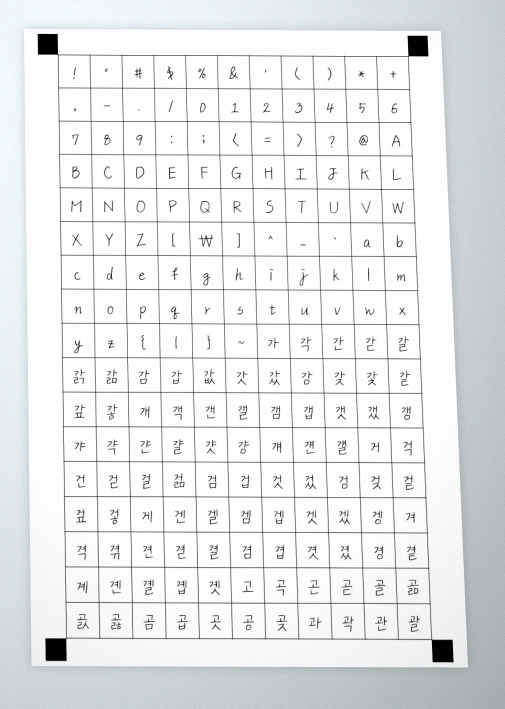
#> input picture samples/input/page01.jpg, 1009 x 1417 px (shown at 1/2 size); its folder holds only this picture in this run
$ python page_preprocess.py
#> lines starting #> are read from the running program, lines starting #| are printed output that depends on the picture; after the words box and inside, x2 and y2 are one past the last pixel; in counts of white or black regions, pixels touching at a corner belong together
from concurrent.futures import ThreadPoolExecutor, as_completed
from pathlib import Path

import cv2
import numpy as np


INPUT_DIR = Path("samples/input")
WARPED_DIR = Path("outputs/warped")
DEBUG_DIR = Path("outputs/debug")
REPORT_PATH = Path("outputs/preprocess_report.txt")
WARPED_SIZE = (4960, 7016)
MARKER_DETECTION_MAX_DIMENSION = 1800
PNG_COMPRESSION = 1

IMAGE_EXTENSIONS = {".jpg", ".jpeg", ".png", ".bmp", ".tif", ".tiff"}


def list_input_images(input_dir=INPUT_DIR):
    input_path = Path(input_dir)
    if not input_path.exists():
        return []

    return sorted(
        path
        for path in input_path.iterdir()
        if path.is_file() and path.suffix.lower() in IMAGE_EXTENSIONS
    )


def order_markers(points):
    pts = np.array(points, dtype=np.float32)
    sums = pts.sum(axis=1)
    diffs = np.diff(pts, axis=1).reshape(-1)

    return np.array(
        [
            pts[np.argmin(sums)],
            pts[np.argmin(diffs)],
            pts[np.argmax(sums)],
            pts[np.argmax(diffs)],
        ],
        dtype=np.float32,
    )


def resize_for_marker_detection(image):
    height, width = image.shape[:2]
    largest_dimension = max(width, height)
    if largest_dimension <= MARKER_DETECTION_MAX_DIMENSION:
        return image, 1.0

    scale = MARKER_DETECTION_MAX_DIMENSION / largest_dimension
    resized = cv2.resize(
        image,
        (int(round(width * scale)), int(round(height * scale))),
        interpolation=cv2.INTER_AREA,
    )
    return resized, scale


def find_marker_candidates(image):
    height, width = image.shape[:2]
    gray = cv2.cvtColor(image, cv2.COLOR_BGR2GRAY)
    blurred = cv2.GaussianBlur(gray, (5, 5), 0)
    _, binary = cv2.threshold(blurred, 140, 255, cv2.THRESH_BINARY_INV)

    kernel = cv2.getStructuringElement(cv2.MORPH_RECT, (5, 5))
    binary = cv2.morphologyEx(binary, cv2.MORPH_OPEN, kernel)
    contours, _ = cv2.findContours(binary, cv2.RETR_EXTERNAL, cv2.CHAIN_APPROX_SIMPLE)

    image_area = width * height
    min_area = image_area * 0.00015
    max_area = image_area * 0.04
    candidates = []

    for contour in contours:
        area = cv2.contourArea(contour)
        if area < min_area or area > max_area:
            continue

        x, y, w, h = cv2.boundingRect(contour)
        if w == 0 or h == 0:
            continue

        aspect = w / h
        fill_ratio = area / (w * h)
        if not 0.45 <= aspect <= 2.2:
            continue
        if fill_ratio < 0.45:
            continue

        candidates.append(
            {
                "center": np.array([x + w / 2, y + h / 2], dtype=np.float32),
                "bbox": (x, y, w, h),
                "area": area,
            }
        )

    return candidates


def detect_markers(image):
    height, width = image.shape[:2]
    detection_image, scale = resize_for_marker_detection(image)
    candidates = find_marker_candidates(detection_image)

    if scale != 1.0:
        inverse_scale = 1.0 / scale
        for candidate in candidates:
            candidate["center"] = candidate["center"] * inverse_scale
            x, y, w, h = candidate["bbox"]
            candidate["bbox"] = (
                int(round(x * inverse_scale)),
                int(round(y * inverse_scale)),
                int(round(w * inverse_scale)),
                int(round(h * inverse_scale)),
            )
            candidate["area"] = candidate["area"] * inverse_scale * inverse_scale

    if len(candidates) < 4:
        raise ValueError(f"expected 4 markers, found {len(candidates)} candidates")

    corners = [
        np.array([0, 0], dtype=np.float32),
        np.array([width, 0], dtype=np.float32),
        np.array([width, height], dtype=np.float32),
        np.array([0, height], dtype=np.float32),
    ]

    selected = []
    used = set()
    for corner in corners:
        best_index = None
        best_distance = None
        for index, candidate in enumerate(candidates):
            if index in used:
                continue

            distance = np.linalg.norm(candidate["center"] - corner)
            if best_distance is None or distance < best_distance:
                best_index = index
                best_distance = distance

        used.add(best_index)
        selected.append(candidates[best_index])

    return order_markers([candidate["center"] for candidate in selected]), candidates


def warp_page(image, ordered_markers):
    destination = np.array(
        [
            [0, 0],
            [WARPED_SIZE[0] - 1, 0],
            [WARPED_SIZE[0] - 1, WARPED_SIZE[1] - 1],
            [0, WARPED_SIZE[1] - 1],
        ],
        dtype=np.float32,
    )

    matrix = cv2.getPerspectiveTransform(ordered_markers, destination)
    return cv2.warpPerspective(image, matrix, WARPED_SIZE, flags=cv2.INTER_CUBIC)


# [24 lines left out: function draw_debug_image, not called in this run]


def preprocess_image(image_path, save_debug=False):
    image = cv2.imread(str(image_path))
    if image is None:
        raise ValueError(f"failed to read image: {image_path}")

    ordered_markers, candidates = detect_markers(image)
    gray = cv2.cvtColor(image, cv2.COLOR_BGR2GRAY)
    warped_gray = warp_page(gray, ordered_markers)

    WARPED_DIR.mkdir(parents=True, exist_ok=True)

    warped_path = WARPED_DIR / f"{image_path.stem}.png"

    if not cv2.imwrite(
        str(warped_path),
        warped_gray,
        [cv2.IMWRITE_PNG_COMPRESSION, PNG_COMPRESSION],
    ):
        raise ValueError(f"failed to write warped image: {warped_path}")

    debug_text = "debug=skipped"
    if save_debug:
        DEBUG_DIR.mkdir(parents=True, exist_ok=True)
        debug = draw_debug_image(image, ordered_markers, candidates)
        debug_path = DEBUG_DIR / f"{image_path.stem}_markers.jpg"
        if not cv2.imwrite(str(debug_path), debug):
            raise ValueError(f"failed to write debug image: {debug_path}")
        debug_text = f"debug={debug_path}"

    marker_text = ", ".join(
        f"({int(round(point[0]))},{int(round(point[1]))})" for point in ordered_markers
    )
    return (
        f"OK {image_path.name}: markers={marker_text} warped={warped_path} {debug_text}",
        {
            "name": image_path.stem,
            "path": warped_path,
            "image": warped_gray,
        },
    )


def preprocess_image_task(index_and_path, save_debug=False):
    index, image_path = index_and_path
    try:
        line, warped_record = preprocess_image(image_path, save_debug=save_debug)
        return index, True, line, warped_record
    except Exception as exc:
        line = f"FAIL {image_path.name}: {type(exc).__name__}: {exc}"
        return index, False, line, None


def run_preprocess(input_dir=INPUT_DIR, save_debug=False, workers=None):
    image_paths = list_input_images(input_dir)
    REPORT_PATH.parent.mkdir(parents=True, exist_ok=True)

    if not image_paths:
        report = "No input images found. Skipped preprocessing.\n"
        REPORT_PATH.write_text(report, encoding="utf-8")
        print(report, end="")
        return True, []

    worker_count = max(1, int(workers)) if workers else 1
    worker_count = min(worker_count, len(image_paths))
    lines = [
        "handwrite2350 page preprocess report",
        "=" * 40,
        f"worker count: {worker_count}",
    ]
    success = True
    warped_records = []
    results = [None] * len(image_paths)

    if worker_count == 1:
        for item in enumerate(image_paths):
            index, ok, line, warped_record = preprocess_image_task(
                item,
                save_debug=save_debug,
            )
#> in preprocess_image, image is the input picture: shape (1417, 1009, 3); mean B, G, R 234.7, 234, 232.5
#> in detect_markers, `detection_image, scale = resize_for_marker_detection(image)`: scale = 1
#> in find_marker_candidates, `_, binary = cv2.threshold(blurred, 140, 255, cv2.THRESH_BINARY_INV)`:
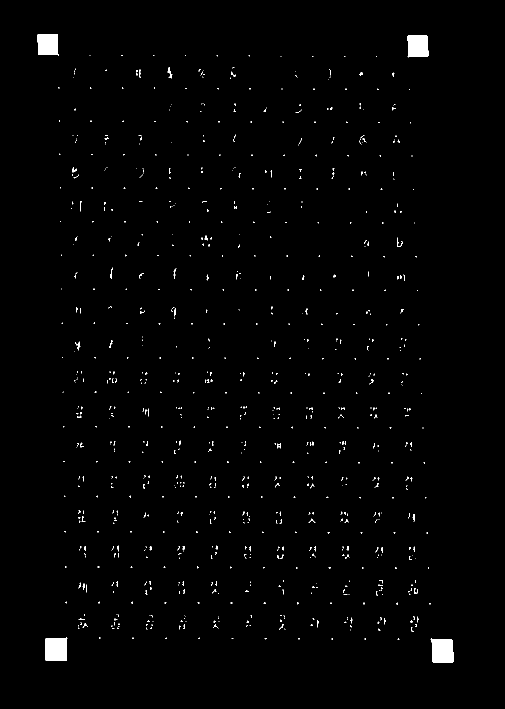
#> binary: shape (1417, 1009) (shown at 1/2 size); 1% white; 849 white regions (770 under 20 px), largest, box (x1, y1, x2, y2) and area: (861, 1277, 907, 1325) 1945, (91, 1275, 135, 1322) 1897, (815, 71, 857, 115) 1694
#> in find_marker_candidates, `binary = cv2.morphologyEx(binary, cv2.MORPH_OPEN, kernel)`:
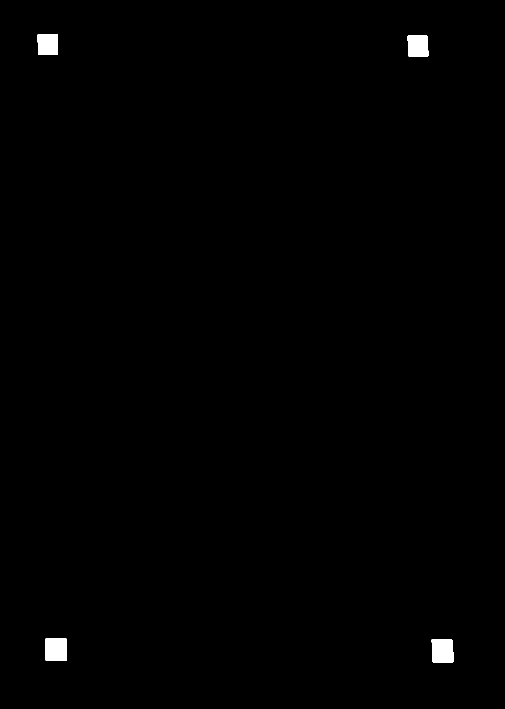
#> binary: shape (1417, 1009) (shown at 1/2 size); 0.5% white; 4 white regions
#> in find_marker_candidates, `contours, _ = cv2.findContours(binary, cv2.RETR_EXTERNAL, cv2.CHAIN_AP..`: contours = 4 contours; box (x1, y1, x2, y2) and area: (863, 1279, 907, 1325) 1852, (91, 1277, 133, 1322) 1804, (815, 71, 857, 113) 1608, (75, 68, 116, 109) 1574
#> the loop in find_marker_candidates, `for contour in contours:` made 4 passes
#> (area, x, y, w, h, aspect, fill_ratio) on passes 1 to 4: (1852.5, 863, 1279, 44, 46, 0.957, 0.915), (1803.5, 91, 1277, 42, 45, 0.933, 0.954), (1608.5, 815, 71, 42, 42, 1, 0.912), (1574.5, 75, 68, 41, 41, 1, 0.937)
#> after the loop in find_marker_candidates, `for contour in contours:`: candidates = 4 items
#> in detect_markers, `corners = [ np.array([0, 0], dtype=np.float32), np.array([width, 0], d..`: corners = [[0, 0], [1009, 0], [1009, 1417], [0, 1417]]
#> the loop in detect_markers, `for corner in corners:` made 4 passes
#> after the loop in detect_markers, `for corner in corners:`: selected = 4 items
#> in order_markers, `pts = np.array(points, dtype=np.float32)`: pts = [[95.5, 88.5], [836, 92], [885, 1302], [112, 1299.5]]
#> in order_markers, `sums = pts.sum(axis=1)`: sums = [184, 928, 2187, 1411.5]
#> in order_markers, `diffs = np.diff(pts, axis=1).reshape(-1)`: diffs = [-7, -744, 417, 1187.5]
#> in preprocess_image, `ordered_markers, candidates = detect_markers(image)`: ordered_markers has the same summary as pts in order_markers; candidates = 4 items
#> in warp_page, `destination = np.array( [ [0, 0], [WARPED_SIZE[0] - 1, 0], [WARPED_SIZ..`: destination = [[0, 0], [4959, 0], [4959, 7015], [0, 7015]]
#> in warp_page, `matrix = cv2.getPerspectiveTransform(ordered_markers, destination)`: matrix = [[6.71, -0.0914, -632.9], [-0.0287, 6.07, -534.1], [-1.41e-06, 3.64e-05, 1]]
#> in warp_page, `return cv2.warpPerspective(image, matrix, WARPED_SIZE, flags=cv2.INTER..`:
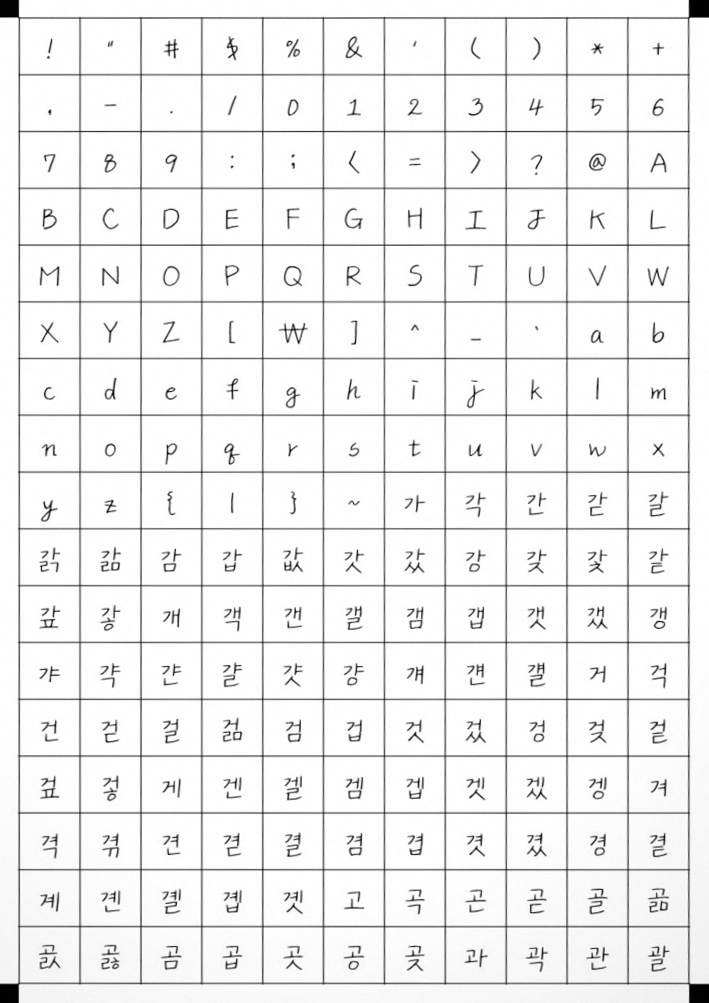
#> returned value: shape (7016, 4960) (shown at 1/7 size); min 0, max 255, mean 240.4
#> in preprocess_image_task, `line, warped_record = preprocess_image(image_path, save_debug=save_deb..`: warped_record = 3 items
#> index = 0; ok = True; warped_record = 3 items
            results[index] = (ok, line, warped_record)
    else:
        with ThreadPoolExecutor(max_workers=worker_count) as executor:
            futures = [
                executor.submit(preprocess_image_task, item, save_debug)
                for item in enumerate(image_paths)
            ]
            for future in as_completed(futures):
                index, ok, line, warped_record = future.result()
                results[index] = (ok, line, warped_record)

    for ok, line, warped_record in results:
        success = success and ok
        lines.append(line)
        if warped_record is not None:
            warped_records.append(warped_record)
#> this loop made 1 pass
#> after the loop, lines = 4 items; warped_records = 1 item

    report = "\n".join(lines) + "\n"
    REPORT_PATH.write_text(report, encoding="utf-8")
    print(report, end="")
#| handwrite2350 page preprocess report
#| ========================================
#| worker count: 1
#| OK page01.jpg: markers=(96,88), (836,92), (885,1302), (112,1300) warped=outputs/warped/page01.png debug=skipped
    return success, warped_records


if __name__ == "__main__":
    ok, _ = run_preprocess()
#> ok = True
    raise SystemExit(0 if ok else 1)
#> (the program exits here)

$ run again, on samples/input/page05.jpg
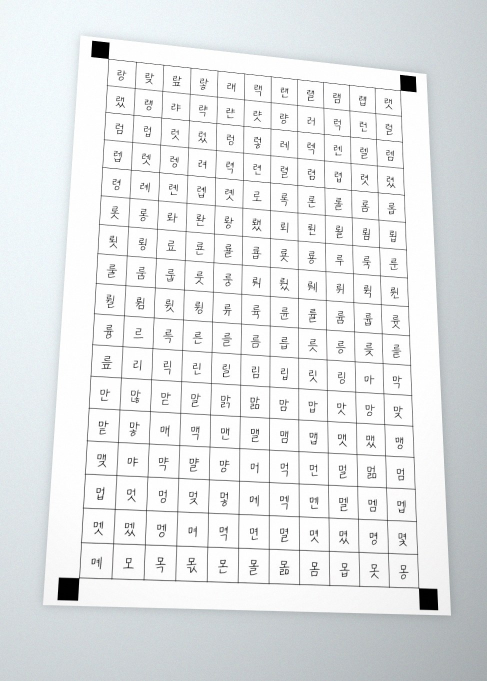
#> input picture samples/input/page05.jpg, 974 x 1362 px (shown at 1/2 size)
#> in preprocess_image, image is the input picture: shape (1362, 974, 3); mean B, G, R 233, 231.8, 229.5
#> scale = 1
#> in find_marker_candidates, `binary = cv2.morphologyEx(binary, cv2.MORPH_OPEN, kernel)`:
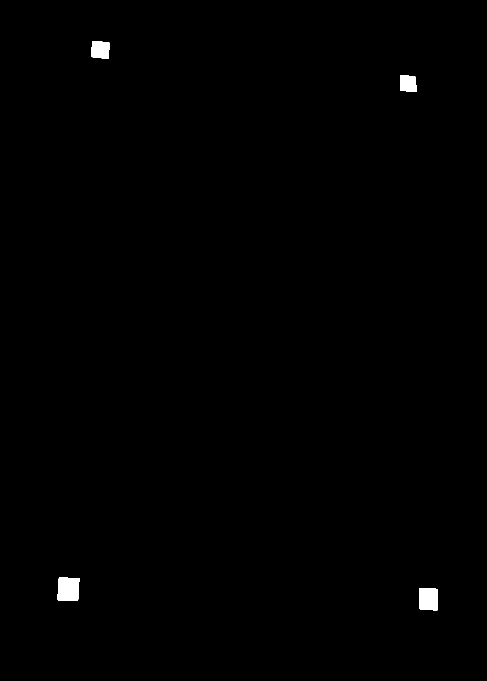
#> binary: shape (1362, 974) (shown at 1/2 size); 0.43% white; 4 white regions
#> contours = 4 contours; box (x1, y1, x2, y2) and area: (115, 1155, 159, 1201) 1805, (838, 1177, 876, 1221) 1520, (183, 82, 219, 118) 1096, (800, 150, 833, 184) 946
#> the loop in find_marker_candidates, `for contour in contours:` made 4 passes
#> (area, x, y, w, h, aspect, fill_ratio) on passes 1 to 4: (1520, 838, 1177, 38, 44, 0.864, 0.909), (1805, 115, 1155, 44, 46, 0.957, 0.892), (946, 800, 150, 33, 34, 0.971, 0.843), (1095.5, 183, 82, 36, 36, 1, 0.845)
#> after the loop in find_marker_candidates, `for contour in contours:`: candidates = 4 items
#> corners = [[0, 0], [974, 0], [974, 1362], [0, 1362]]
#> the loop in detect_markers, `for corner in corners:` made 4 passes
#> after the loop in detect_markers, `for corner in corners:`: selected = 4 items
#> pts = [[201, 100], [816.5, 167], [857, 1199], [137, 1178]]
#> sums = [301, 983.5, 2056, 1315]
#> diffs = [-101, -649.5, 342, 1041]
#> in preprocess_image, `ordered_markers, candidates = detect_markers(image)`: ordered_markers has the same summary as pts in order_markers; candidates = 4 items
#> destination = [[0, 0], [4959, 0], [4959, 7015], [0, 7015]]
#> matrix = [[7.62, 0.452, -1577.1], [-0.824, 7.57, -591.1], [-9.05e-05, 0.000155, 1]]
#> in warp_page, `return cv2.warpPerspective(image, matrix, WARPED_SIZE, flags=cv2.INTER..`:
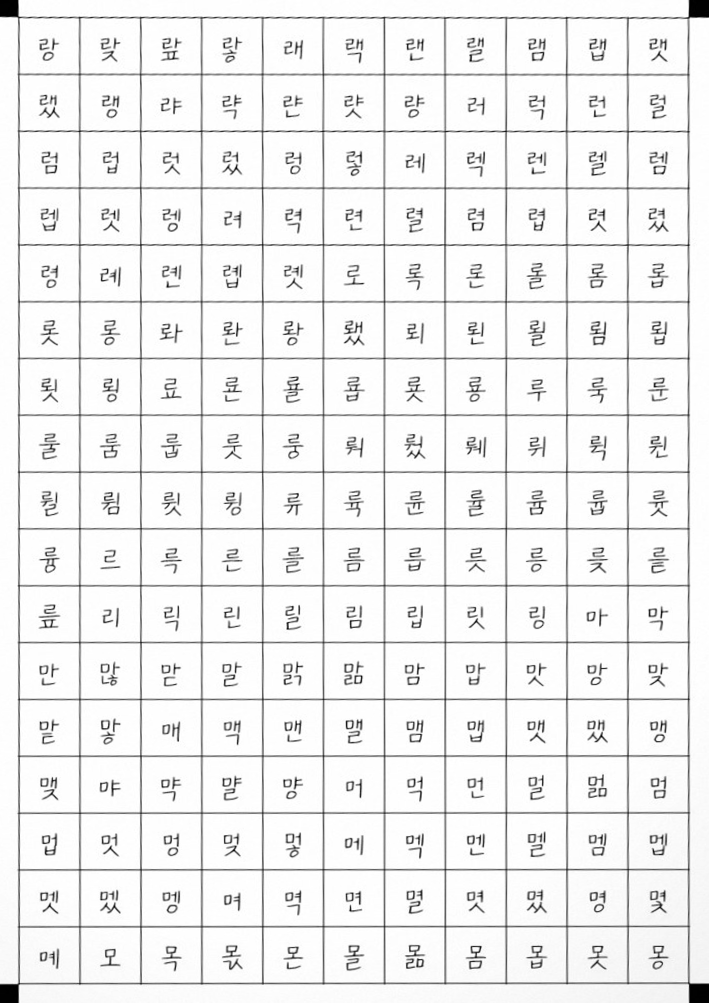
#> returned value: shape (7016, 4960) (shown at 1/7 size); min 0, max 255, mean 238.8
#> in preprocess_image_task, `line, warped_record = preprocess_image(image_path, save_debug=save_deb..`: warped_record = 3 items
#> in run_preprocess, `index, ok, line, warped_record = preprocess_image_task( item, save_deb..`: index = 0; ok = True; warped_record = 3 items
#> the loop in run_preprocess, `for ok, line, warped_record in results:` made 1 pass
#> after the loop in run_preprocess, `for ok, line, warped_record in results:`: lines = 4 items; warped_records = 1 item
#| handwrite2350 page preprocess report
#| ========================================
#| worker count: 1
#| OK page05.jpg: markers=(201,100), (816,167), (857,1199), (137,1178) warped=outputs/warped/page05.png debug=skipped
#> `ok, _ = run_preprocess()`: ok = True
